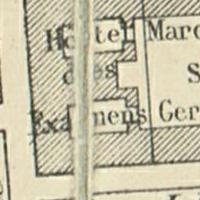
#> input picture dataset/fig/image_artifact.jpg, 200 x 200 px, given as the content of the folder lr_0.0001_train_unet_bs_1_no_aug_baseline/reconstruction_png, which was not available
$ python run_bench_mws.py
#> lines starting #> are read from the running program, lines starting #| are printed output that depends on the picture; pictures that were not available may be replaced by others from this repository, and a replacement may not be noted
# Run Benchmark
import sys
sys.path.insert(1, '../')

import numpy as np
import os
import cv2
import time

import argparse
from functools import partial
import pathos.pools as pp
import itertools
from pathlib import Path

from evaluation.eval_shape_detection import shape_detection


def tif2png(file_dir, EPM_border_file):
    save_dir = Path(file_dir).parent
    save_dir = os.path.join(str(save_dir), 'reconstruction_png')
    if not os.path.exists(save_dir):
        os.makedirs(save_dir)
        file_names = os.listdir(file_dir)
        for file in file_names:
            file_path = os.path.join(file_dir, file)
            image = cv2.imread(file_path, cv2.IMREAD_UNCHANGED)
#> image is the input picture: shape (200, 200, 3); mean B, G, R 167.2, 192.7, 198.6
            image = (image * 255).astype(np.uint8)
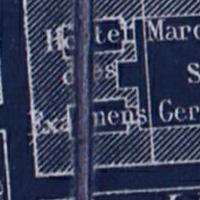
#> image: shape (200, 200, 3); mean B, G, R 88.8, 63.3, 57.4
            BOD = cv2.imread(EPM_border_file, 0)
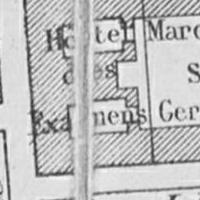
#> BOD: shape (200, 200); min 41, max 250, mean 191.5
            image[BOD == 255] = 255

            new_file = os.path.join(save_dir, file.split('.')[0]+'.png')
            cv2.imwrite(new_file, image)
            print('Save reconstruction calibration image into {}'.format(new_file))
    else:
        print('Folder already created.')

    return save_dir

def meyer_watershed(image_path, dynamic, area, output_path, out_visu_path):
    print('../watershed/build/bin/histmapseg {} {} {} {} {}'.format(image_path, int(dynamic), int(area), output_path, out_visu_path))
    os.system('../watershed/build/bin/histmapseg {} {} {} {} {}'.format(image_path, int(dynamic), int(area), output_path, out_visu_path))

def save_label_maps(labels, output_path, model, mode, file_name, attribute, name):
    output_dir = os.path.join(output_path, model, mode, attribute, name)
    if not os.path.exists(output_dir):
        os.makedirs(output_dir)

    output_path = os.path.join(output_dir, file_name)
    if not cv2.imwrite(output_path, labels.astype(np.uint16)):
        raise Exception("Could not write image")

def pre_save_label_maps(image_path, output_path, list_dynamic, list_area, model, mode):
    def save_label_maps_batch(image_path, output_path, parameters):
        dynamic, area = parameters
        file_name = image_path.split('/')[-1].split('.')[0]+'_'+str(dynamic)+'_'+str(area)+'.png'
        name = image_path.split('/')[-1].split('.')[0]
        output_dir = os.path.join(output_path, model, mode, name)
        if not os.path.exists(output_dir):
            os.makedirs(output_dir, exist_ok=True)
        output_path = os.path.join(output_dir, file_name)
        meyer_watershed(image_path, dynamic, area, output_path, './out.png')

    test_list = list(itertools.product(list_dynamic, list_area))
    pool = pp.ProcessPool(nodes=10) # Pool
    get_partial = partial(save_label_maps_batch, image_path, output_path)
    results = pool.amap(get_partial, test_list)  # do an asynchronous map, then get the results
    result = results.get()

def grid_search_eval(gt_path, input_contenders_dir, output_dir, iou_threshold, input_mask, model, mode, name):
    # for input_contenders_path_name in file_names:
    def coco_eval_batch(input_contenders_path_name):
        output_val_dir = os.path.join(output_dir, model, mode, name, input_contenders_path_name.split('.')[0])

        if not os.path.exists(output_val_dir):
            os.makedirs(output_val_dir)
        input_contenders_path = os.path.join(input_contenders_dir, input_contenders_path_name)
        input_contenders_path = [input_contenders_path]
        _, _, _, _, coco_matrix = shape_detection(gt_path, input_contenders_path, output_val_dir, iou_threshold, input_mask, save_fig=False)
        dynamics, area = input_contenders_path_name.split('.')[0].split('_')[-2], input_contenders_path_name.split('.')[0].split('_')[-1]
        return [coco_matrix[input_contenders_path_name.split('.')[0]]['PQ'], coco_matrix[input_contenders_path_name.split('.')[0]]['RQ'], coco_matrix[input_contenders_path_name.split('.')[0]]['SQ'], dynamics, area]

    input_contenders_dir = os.path.join(input_contenders_dir, model, mode, name)
    file_names = os.listdir(input_contenders_dir)
    pool = pp.ProcessPool(nodes=10) # Pool
    get_partial = partial(coco_eval_batch)
    results = pool.amap(get_partial, file_names) # do an asynchronous map, then get the results
    coco_list = results.get()
    coco_list = np.array(coco_list)
    return coco_list, np.argmax(coco_list[:, 0].astype(float)), np.max(coco_list[:, 0].astype(float))

if __name__ == '__main__':
    def parse_args():
        AUC_THRESHOLD_DEFAULT = 0.5
        parser = argparse.ArgumentParser(description='Benchmark evaluaion')
        parser.add_argument('--dataset', type=str, default='hist',
            help='Types of dataset')
        parser.add_argument('--image_dir', type=str, default=r'/lrde/home2/ychen/release_code/release_code/training_info_ambiguous/HistoricalMap2020/unet/2022-11-27_17:36:05_lr_0.0001_train_unet_bs_1_no_aug_baseline/reconstruction_png',
            help='The input path of the image')

        parser.add_argument('--last_epoch', type=int, default=50,
            help='Last epochs ')
        ABS_PATH = Path(parser.parse_args().image_dir).parent
        parser.add_argument('--output_path', type=str, default=r'{}/label_maps_new_mws/'.format(ABS_PATH),
            help='The output path of the image')
        parser.add_argument('--input_contenders_dir', type=str, default=r'{}/label_maps_new_mws/'.format(ABS_PATH),
            help='Save contender path')
        parser.add_argument('--output_dir', type=str, default=r'{}/eval_folder_new_mws/'.format(ABS_PATH),
            help='Save evaluation path')
        parser.add_argument('--gt_path', type=str, default=r'/lrde/work/ychen/PRL/benchmark_mws/gt_label_path/gt_label_map.png'.format(ABS_PATH),
            help='The ground truth of the label path')
        parser.add_argument('--auc-threshold', type=float,
            help='Threshold value (float) for AUC: 0.5 <= t < 1.'f' Default={AUC_THRESHOLD_DEFAULT}', default=AUC_THRESHOLD_DEFAULT)


        parser.add_argument('--validation_mask', type=str, default=r'/lrde/image/CV_2021_yizi/historical_map_2020/img_gt/BHdV_PL_ATL20Ardt_1926_0004-VAL-MASK_content.png',
            help='Validation mask to evaluate the results')
        parser.add_argument('--gt_label_path', type=str, default='/lrde/work/ychen/code_for_ICDAR/ICDAR_paper/icdar21-paper-map-object-seg/data_generator/img_gt/BHdV_PL_ATL20Ardt_1926_0004-VAL-GT_LABELS_target.png',
            help='the gt label path')
        parser.add_argument('--EPM_border', type=str, default=r'/lrde/work/ychen/code_for_ICDAR/ICDAR_paper/icdar21-paper-map-object-seg/data_generator/epm_mask/BHdV_PL_ATL20Ardt_1926_0004-VAL-EPM-BORDER-MASK_content.png',      help='The mask of the EPM_border')
        return parser.parse_args()

    print('##########################  GRID SEARCH VALIDATION  ##################################')
    start = time.time()
    args = parse_args()
    mode = 'val'
    attribute = 'area'
    model = (args.image_dir).split('/')[-2]

    list_dynamic   = [1, 2, 3, 4, 5, 6, 7, 8, 9, 10]
    list_area      = [50, 100, 200, 300, 400, 500]
    analysis_range = 1
    analysis_last_epoch = args.last_epoch

    save_dir = tif2png(args.image_dir, args.EPM_border)
    image_lst = os.listdir(save_dir)[:analysis_last_epoch]
    image_lst = image_lst[::analysis_range]
    image_lst.append(os.listdir(save_dir)[-1]) # Append the last file path

    best_parm_lst = []
    best_coco_lst = []
    full_cooo_lst = []

    for index, l in enumerate(image_lst):
        image_path = os.path.join(save_dir, l)
        name = image_path.split('/')[-1].split('.')[0]
        pre_save_label_maps(image_path, args.output_path, list_dynamic, list_area, model, mode)
#> (the call stopped at in pre_save_label_maps, `pool = pp.ProcessPool(nodes=10)`: pathos is not available in this run)
        coco_list, best_param, max_coco = grid_search_eval(args.gt_path, args.input_contenders_dir, args.output_dir, args.auc_threshold, args.validation_mask, model, mode, name)
#> (the run stopped early here; a loop or call above may not have finished)
